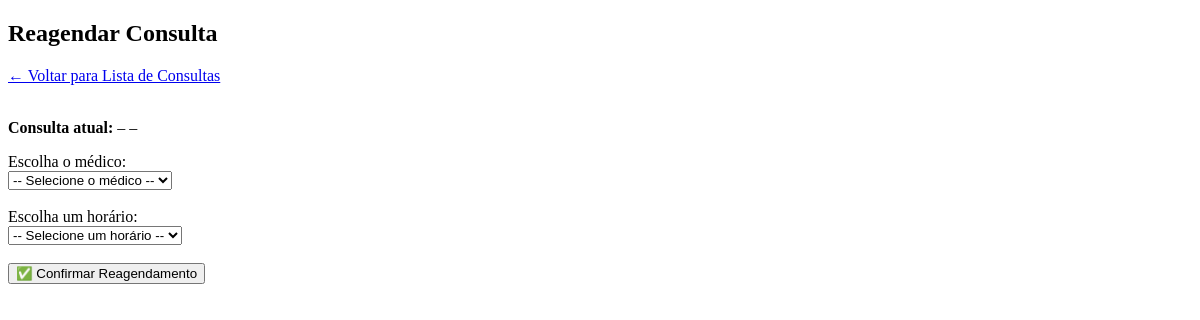
The page /reagendar/28 (signed in) on the database as committed earlier.
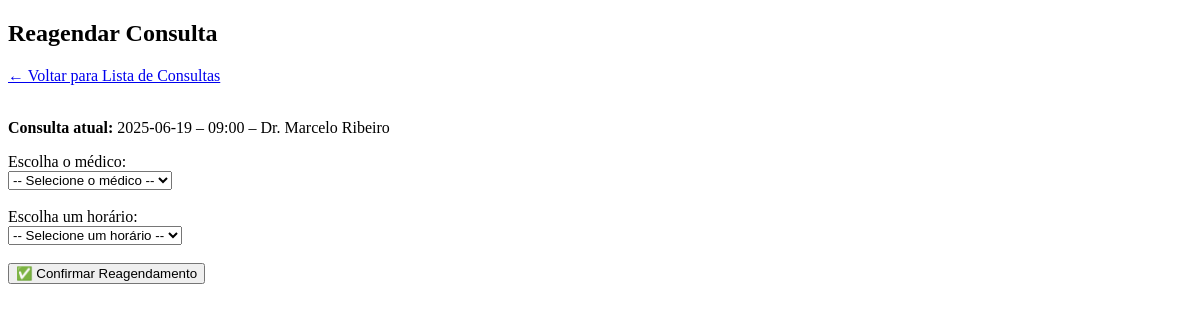
The same page on the database as committed later.
### tables this page shows
CREATE TABLE agenda (
    id INTEGER PRIMARY KEY AUTOINCREMENT,
    medico_id INTEGER NOT NULL,
    data TEXT NOT NULL,
    horario TEXT NOT NULL,
    vagas_totais INTEGER NOT NULL,
    vagas_ocupadas INTEGER DEFAULT 0,
    FOREIGN KEY (medico_id) REFERENCES medico(id)
);

CREATE TABLE "medico" (
	"id"	INTEGER,
	"nome"	TEXT NOT NULL,
	"especialidade"	TEXT NOT NULL,
	PRIMARY KEY("id" AUTOINCREMENT)
);

### app.py (the view, shortened to what this page needs)
@app.route('/reagendar/<int:consulta_id>', methods=['GET', 'POST'])
def reagendar_consulta(consulta_id):
    if 'atendente_id' not in session:
        return redirect(url_for('login'))
    conn = get_db_connection()
    cursor = conn.cursor()
    cursor.execute('''
        SELECT c.id AS consulta_id, a.id AS agenda_id, a.data, a.horario, m.nome AS medico
        FROM consulta c
        JOIN agenda a ON c.agenda_id = a.id
        JOIN medico m ON a.medico_id = m.id
        WHERE c.id = ?
    ''', (consulta_id,))
    consulta_atual = cursor.fetchone()
    cursor.execute('''
        SELECT DISTINCT m.id, m.nome
        FROM medico m
        JOIN agenda a ON a.medico_id = m.id
    ''')
    medicos = cursor.fetchall()
    conn.close()
    return render_template(
        'reagendar.html',
        consulta_id=consulta_id,
        consulta_atual=consulta_atual,
        medicos=medicos
    )

### app.py (called while the page is built)
def get_db_connection():
    conn = sqlite3.connect('clinica.db')
    conn.row_factory = sqlite3.Row
    return conn

### templates/reagendar.html (shortened to what this page needs)
<!DOCTYPE html>
<html lang="pt-BR">
<head>
</head>
<body>
    <h2>Reagendar Consulta</h2>
    <a href="{{ url_for('listar_consultas') }}">← Voltar para Lista de Consultas</a><br><br>
    <p><strong>Consulta atual:</strong> {{ consulta_atual['data'] }} – {{ consulta_atual['horario'] }} – {{ consulta_atual['medico'] }}</p>
    <form method="POST">
        <label for="medico">Escolha o médico:</label><br>
        <select name="medico" id="medico" required>
            <option value="">-- Selecione o médico --</option>
        </select><br><br>
        <label for="agenda">Escolha um horário:</label><br>
        <select name="agenda" id="agenda" required>
            <option value="">-- Selecione um horário --</option>
        </select><br><br>
        <button type="submit">✅ Confirmar Reagendamento</button>
    </form>
</body>
</html>

Rows that differ between the two databases and show on the page:
now on this page (row edited): agenda: data "2025-06-19", horario "09:00"
now on this page (row unchanged): medico: medico "Dr. Marcelo Ribeiro"
